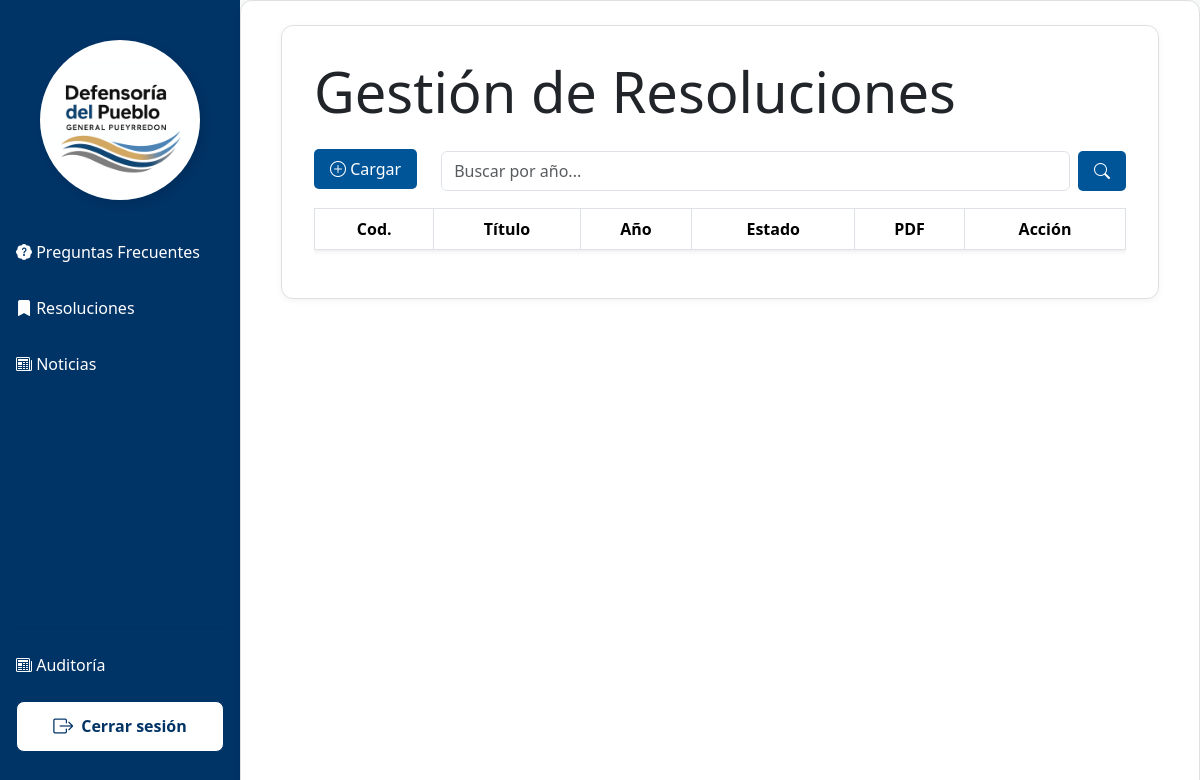
The page /principal/index.php?vista=resoluciones/resoluciones on the database as committed earlier.
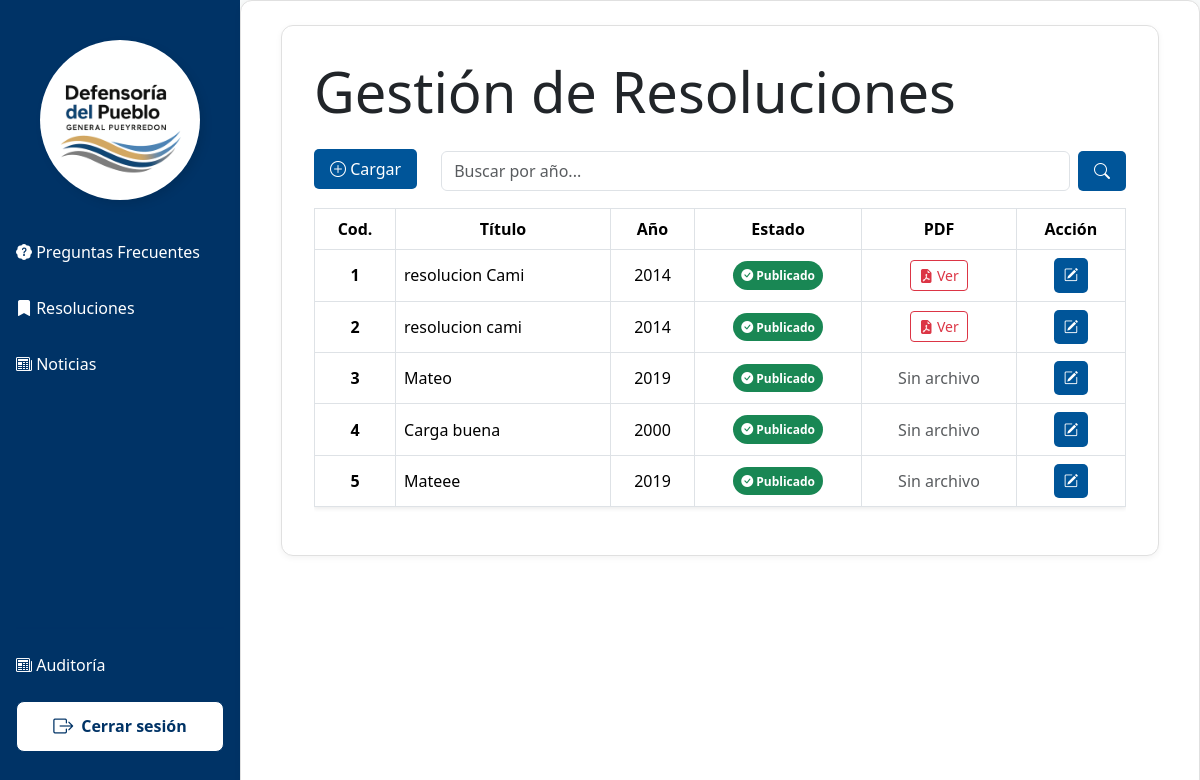
The same page on the database as committed later.
### tables this page shows
CREATE TABLE `resoluciones` (
  `resolucion_id` int(10) UNSIGNED NOT NULL,
  `estado` tinyint(4) NOT NULL,
  `auditoria_id` int(11) NOT NULL,
  `Anio` year(4) NOT NULL,
  `Titulo` varchar(50) NOT NULL,
  `pdf` varchar(255) NOT NULL
);

### vistas/resoluciones/resoluciones.php (the view, shortened to what this page needs)
<?php
include_once "../plantilla/head2.php";
$sql = "SELECT * FROM resoluciones";
$sql .= " ORDER BY resolucion_id ASC";
$resultado = mysqli_query($link, $sql);
?>
<div class="container main-admin">
    <div class="row align-items-center mb-3">
        <div class="col-12 mb-3">
            <h4 class="text-dark display-4">Gestión de Resoluciones</h4>
        </div>
        <div class="col-auto">
            <a href="index.php?vista=resoluciones/cargarResoluciones" class="btn-cargar">
                <i class="bi bi-plus-circle"></i> Cargar
            </a>
        </div>
        <div class="col">
            <form class="d-flex" method="GET" action="">
                <input class="form-control me-2" name="anio" type="search" placeholder="Buscar por año..." aria-label="Buscar por año" />
                <button class="btn-buscar" type="submit">
                    <i class="bi bi-search"></i>
                </button>
            </form>
        </div>
    </div>
    <div class="table-responsive">
        <table class="table table-hover table-bordered align-middle shadow-sm">
            <thead class="encabezado-tabla text-white text-center">
                <tr>
                    <th scope="col">Cod.</th>
                    <th scope="col">Título</th>
                    <th scope="col">Año</th>
                    <th scope="col">Estado</th>
                    <th scope="col">PDF</th>
                    <th scope="col">Acción</th>
                </tr>
            </thead>
            <tbody>
                <?php while ($row = mysqli_fetch_assoc($resultado)): ?>
                    <tr>
                        <td class="text-center fw-bold"><?= $row['resolucion_id'] ?></td>
                        <td><?= $row['Titulo'] ?></td>
                        <td class="text-center"><?= $row['Anio'] ?></td>
                        <td class="text-center">
                            <?php if ($row['estado'] == 1): ?>
                                <span class="badge rounded-pill bg-success p-2">
                                    <i class="bi bi-check-circle-fill"></i> Publicado
                                </span>
                            <?php else: ?>
                                <span class="badge rounded-pill bg-secondary p-2">
                                    <i class="bi bi-x-circle-fill"></i> No publicado
                                </span>
                            <?php endif; ?>
                        </td>
                        <td class="text-center">
                            <?php if (!empty($row['pdf'])): ?>
                                <a href="<?= $row['pdf'] ?>" target="_blank"
                                    class="btn btn-sm btn-outline-danger"
                                    title="Ver PDF">
                                    <i class="bi bi-file-earmark-pdf-fill"></i> Ver
                                </a>
                            <?php else: ?>
                                <span class="text-muted">Sin archivo</span>
                            <?php endif; ?>
                        </td>
                        <td class="text-center">
                            <div class="btn-group" role="group">
                                <a href="index.php?vista=resoluciones/editarResoluciones&id=<?= $row['resolucion_id'] ?>"
                                    class="btn-editar"
                                    data-bs-toggle="tooltip"
                                    data-bs-placement="top"
                                    title="Editar resolución">
                                    <i class="bi bi-pencil-square"></i>
                                </a>
                            </div>
                        </td>
                    </tr>
                <?php endwhile; ?>
            </tbody>
        </table>
    </div>
</div>
</html>

Rows that differ between the two databases and show on the page:
added resoluciones: resolucion_id "1", Titulo "resolucion Cami", Anio "2014", estado 1 (drawn)
added resoluciones: resolucion_id "2", Titulo "resolucion cami", Anio "2014", estado 1 (drawn)
added resoluciones: resolucion_id "3", Titulo "Mateo", Anio "2019", estado 1 (drawn), pdf "Sin archivo"
added resoluciones: resolucion_id "4", Titulo "Carga buena", Anio "2000", estado 1 (drawn), pdf "Sin archivo"
added resoluciones: resolucion_id "5", Titulo "Mateee", Anio "2019", estado 1 (drawn), pdf "Sin archivo"
